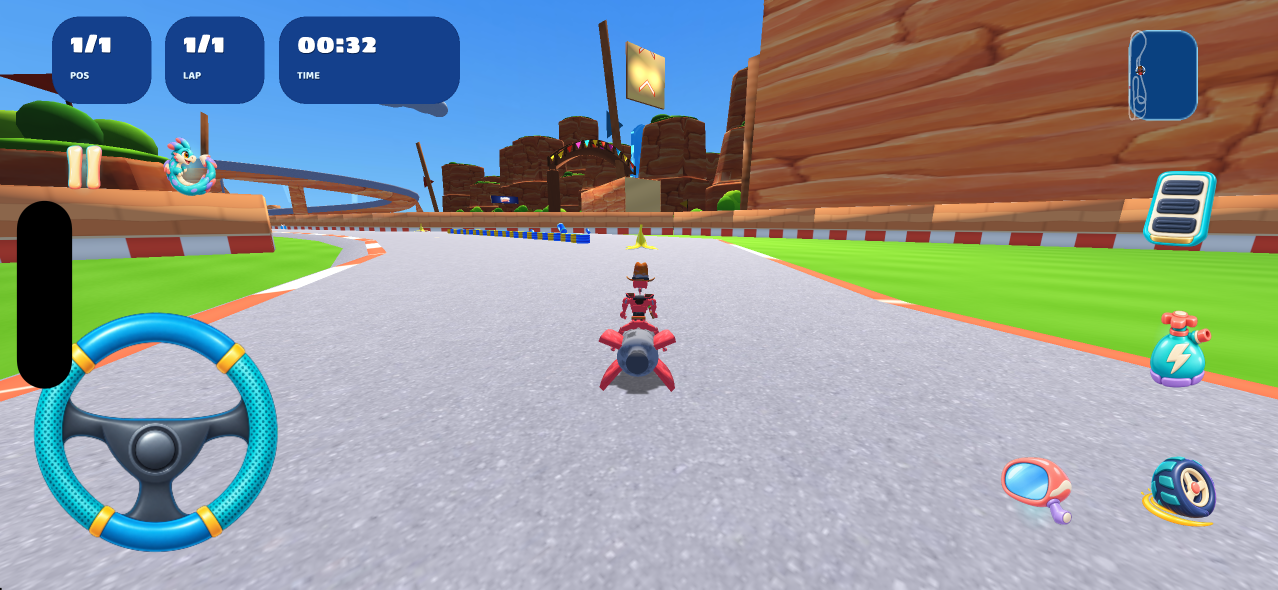
#> input picture FLUXARA_TRACK_ASSET_PACK/sources/canyon-shared-placement-v1/screenshots/canyon-enriched-40s.png, 2556 x 1179 px, given as the content of the folder A_TRACK_ASSET_PACK/sources/volcano-remake-fidelity-v2/before, which was not available (shown at 1/2 size)
$ python stage.py
#> lines starting #> are read from the running program, lines starting #| are printed output that depends on the picture; pictures that were not available may be replaced by others from this repository, and a replacement may not be noted
from pathlib import Path
import shutil,json,hashlib,sys,struct,xml.etree.ElementTree as E
from PIL import Image
r=Path(__file__).resolve().parent;repo=Path('/Users/motoricallc/Downloads/fluxara-drift');pack=repo/'FLUXARA_TRACK_ASSET_PACK';f=r/'candidate';f.mkdir(exist_ok=True)
sys.path.insert(0,str(r.parent/'shared-object-redesign'));from spm_io import parse
reuse=[];sha=lambda p:hashlib.sha256(p.read_bytes()).hexdigest()
for p in (r/'before').iterdir():
    if p.is_file():shutil.copy2(p,f/p.name)
def variant(src,name,limit=512,role='direct',note='Technical resolution variant only'):
#> called with name = 'canyon-enriched-40s.png', limit = 512, role = 'direct', note = 'Technical resolution variant only'
    src=Path(src);im=Image.open(src);old=im.size
#> in variant, im is the input picture: PIL image 2556x1179 RGBA; mean R, G, B, A 143.2, 150.2, 150.9, 255
#> after `old = im.size`: old = (2556, 1179)
    if max(im.size)>limit:im.thumbnail((limit,limit),Image.Resampling.LANCZOS)
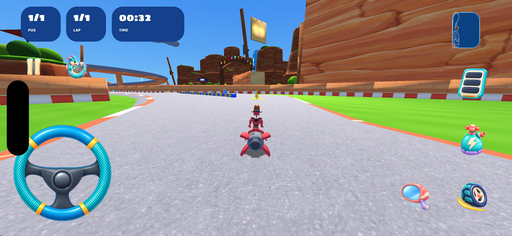
#> im: PIL image 512x236 RGBA; mean R, G, B, A 143.2, 150.2, 150.9, 255
    if Path(name).suffix.lower() in ['.jpg','.jpeg']:im.convert('RGB').save(f/name,quality=92,optimize=True)
    else:im.save(f/name,optimize=True)
    reuse.append({'source':str(src),'sourceSha256':sha(src),'sourceDimensions':old,'target':name,'dimensions':im.size,'sha256':sha(f/name),'reuseTier':role,'adaptation':note})
# Keep every original material definition and its physical properties.
# Limit supporting maps as well; those bytes count towards the actual track budget.
for p in (r/'before').iterdir():
    if p.suffix.lower() in ['.jpg','.png'] and p.name!='screenshot.jpg':variant(p,p.name,256 if any(s in p.stem.lower() for s in ['gloss','_nm','-nm','norm','_nrm']) else 512)
variant(pack/'textures/lap-catch-reference-v1/lc_stone.png','castelwall.jpg',512,'adapt','Approved pooled cartoon stone blocks under the original castle material name')
variant(pack/'textures/shared/fluxara_lava_meteors_v1/fluxara_meteor_lava.png','blackrock_lava.jpg',512,'adapt','Pooled glowing lava-rock cracks, original material/UV and gravity property retained')
#> call 3 of variant, with name = 'blackrock_lava.jpg', limit = 512, role = 'adapt'
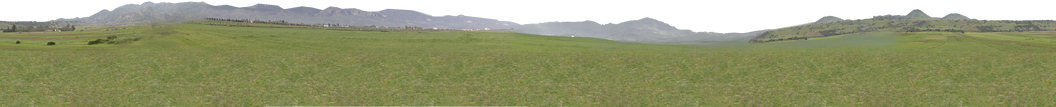
#> input picture FLUXARA_TRACK_ASSET_PACK/sources/dp-motorsports-reference-v1/original-runtime/Landscape.png, 1056 x 107 px, given in place of fluxara_meteor_lava.png, which was not available
#> in variant, im is the input picture: PIL image 1056x107 RGBA; mean R, G, B, A 113.5, 117.6, 80.4, 215
#> in variant (call 3), `if max(im.size)>limit:im.thumbnail((limit,limit),Image.Resampling.LANC..`:
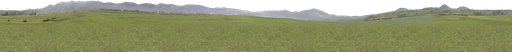
#> im: PIL image 512x52 RGBA; mean R, G, B, A 115.9, 120.1, 82.8, 215; transparent parts drawn white
#> in variant (call 3), `if Path(name).suffix.lower() in ['.jpg','.jpeg']:im.convert('RGB').sav..`:
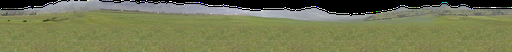
#> saved as blackrock_lava.jpg: PIL image 512x52 RGB; mean R, G, B 115.9, 120.1, 82.8
for name in ['Lava_004_COLOR.jpg','lava_2k_diffuse.jpg','lava.png']:
    variant(r/'generated/volcano_lava_flow_v1.png',name,512,'authored','New built-in imagegen lava flow; 3x3 repeat visually inspected')
#> (the run stopped early here; a loop or call above may not have finished)
